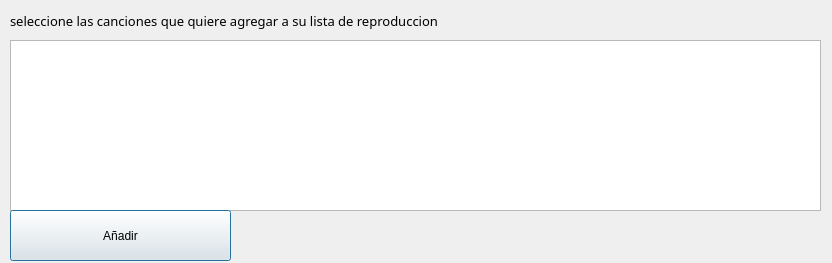
<?xml version="1.0" encoding="UTF-8"?>
<ui version="4.0">
 <class>Dialog</class>
 <widget class="QDialog" name="Dialog">
  <property name="geometry">
   <rect>
    <x>0</x>
    <y>0</y>
    <width>832</width>
    <height>263</height>
   </rect>
  </property>
  <property name="windowTitle">
   <string>Dialog</string>
  </property>
  <widget class="QLabel" name="label">
   <property name="geometry">
    <rect>
     <x>10</x>
     <y>10</y>
     <width>651</width>
     <height>21</height>
    </rect>
   </property>
   <property name="font">
    <font>
     <family>MS Gothic</family>
     <pointsize>10</pointsize>
    </font>
   </property>
   <property name="text">
    <string>seleccione las canciones que quiere agregar a su lista de reproduccion</string>
   </property>
  </widget>
  <widget class="QListWidget" name="not_lista_r">
   <property name="geometry">
    <rect>
     <x>10</x>
     <y>40</y>
     <width>811</width>
     <height>171</height>
    </rect>
   </property>
   <property name="selectionMode">
    <enum>QAbstractItemView::MultiSelection</enum>
   </property>
  </widget>
  <widget class="QPushButton" name="validar">
   <property name="geometry">
    <rect>
     <x>10</x>
     <y>210</y>
     <width>221</width>
     <height>51</height>
    </rect>
   </property>
   <property name="text">
    <string>Añadir</string>
   </property>
  </widget>
 </widget>
 <resources/>
 <connections/>
</ui>
